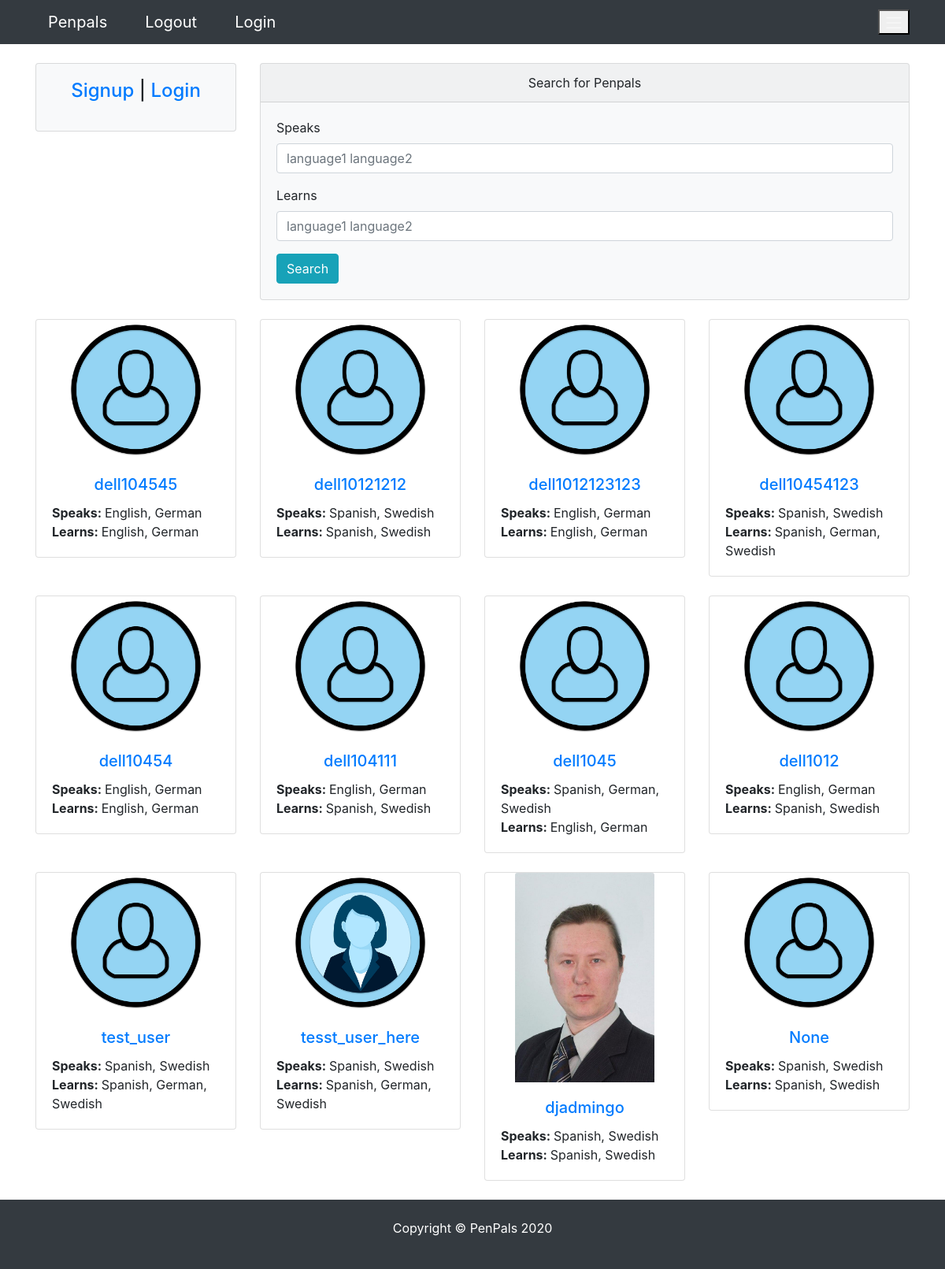
The page / on the database its author committed.
### pages/models.py (models this page shows)
class Profile(models.Model):
    user = models.OneToOneField(
        User, blank=True, null=True, on_delete=models.CASCADE)
    first = models.CharField(max_length=200, blank=True, null=True)
    last = models.CharField(max_length=200, blank=True, null=True)
    photo = models.ImageField(
        default='user.png', upload_to='photos/%y/%m',  blank=True, null=True)
    friends = models.ManyToManyField('self', blank=True)
    speaks = models.CharField(max_length=200, blank=True, null=True)
    learns = models.CharField(max_length=200, blank=True, null=True)
    def __init__(self, *args, **kwargs):
         super(Profile, self).__init__(*args, **kwargs)
         self.speaks = from_value_to_label(self.speaks)
         self.learns = from_value_to_label(self.learns)
    def __str__(self):
        return str(self.user)
    def get_absolute_url(self):
        return reverse("pages:profile", kwargs={"profile_id":self.pk})
    class Meta:
        ordering = ['-id']

### pages/views.py (the view)
# urls.py: path("",  HomeView.as_view(), name="index"),
class HomeView(DetailView):
    template_name = 'pages/index.html'
    form_class = ProfileViewForm
    context_object_name = 'profile'
    model = Profile
    def get_object(self):
        if self.request.user.is_authenticated:
            self.instance = Profile.objects.get(id=self.request.user.profile.id)
        else:
            self.instance = Profile.objects.none()
        return self.instance
    def get_context_data(self, **kwargs):
        context = super(HomeView, self).get_context_data(**kwargs)
        self.users = Profile.objects.all()
        if self.request.user.is_authenticated:
            self.users = self.users.exclude(id=self.request.user.profile.id)
        context.update({
            'users': self.users,
            'profile': self.instance,
        })
        return context

### pages/utils.py (called while the page is built)
def from_value_to_label(field):
    if field is not None:
        list_of_labels = [label for value, label in LANGUAGE_CHOICES if str(value) in field]
        return ", ".join(list_of_labels)  # list_of_labels  #ast.literal_eval(field)  # [int(i) for i in field.replace('[','').replace(']','').replace(',','').replace("'",'').split(" ")] # list_of_labels #
    return field

### pages/templates/pages/index.html
{% extends 'pages/base.html' %} {% load crispy_forms_tags %} {% block content %}
<div class="row">
  {% include 'pages/partials/_sidebar.html' %}
  <div class="col-lg-9 col-md-9 col-sm-12">
    <div class="card bg-light">
      <div class="card-header text-center">Search for Penpals</div>
      <div class="card-body">
        <form action="{% url 'pages:search' %}" method="get">
          <div class="form-group">
            <label for="speaks">Speaks</label>
            <input
              type="text"
              name="speaks"
              value="{{request.GET.speaks}}"
              class="form-control"
              id="speaks"
              placeholder="language1 language2"
            />
          </div>
          <div class="form-group">
            <label for="learns">Learns</label>
            <input
              type="text"
              name="learns"
              value="{{request.GET.learns}}"
              class="form-control"
              id="learns"
              placeholder="language1 language2"
            />
          </div>
          <button type="submit" class="btn btn-info">Search</button>
        </form>
      </div>
    </div>
  </div>
</div>
    <div class="row">
        {% for u in users %}
            <div class="col-md-3 col-sm-6">
                <div class="card">
                    <img src="{{u.photo.url}}" class="card-img-top mx-auto">
                    <div class="card-body">
                        <h5 class="card-title text-center"><a href="{{u.get_absolute_url}}">{{u}}</a></h5>
                        <p class="card-text">
                            <span><strong>Speaks: </strong>{{u.speaks}}</span></br>
                            <span><strong>Learns: </strong>{{u.learns}}</span></br>
                        </p>
                    </div>
                </div>
            </div>
        {% endfor %}
    </div>
{% endblock content %}

### static_files/css/styles.css (style rules this page uses)
.card-img-top { width: 70%; height: 70%; }
.card { margin-bottom: 1.5rem!important; }

### rows shown on the page
Profile: photo (placeholder picture), user.username "dell104545", speaks "English, German", learns "English, German"
Profile: photo (placeholder picture), user.username "dell10121212", speaks "Spanish, Swedish", learns "Spanish, Swedish"
Profile: photo (placeholder picture), user.username "dell1012123123", speaks "English, German", learns "English, German"
Profile: photo (placeholder picture), user.username "dell10454123", speaks "Spanish, Swedish", learns "Spanish, German, Swedish"
Profile: photo (placeholder picture), user.username "dell10454", speaks "English, German", learns "English, German"
Profile: photo (placeholder picture), user.username "dell104111", speaks "English, German", learns "Spanish, Swedish"
Profile: photo (placeholder picture), user.username "dell1045", speaks "Spanish, German, Swedish", learns "English, German"
Profile: photo (placeholder picture), user.username "dell1012", speaks "English, German", learns "Spanish, Swedish"
Profile: photo (placeholder picture), user.username "test_user", speaks "Spanish, Swedish", learns "Spanish, German, Swedish"
Profile: photo (picture), user.username "tesst_user_here", speaks "Spanish, Swedish", learns "Spanish, German, Swedish"
Profile: photo (picture), user.username "djadmingo", speaks "Spanish, Swedish", learns "Spanish, Swedish"
Profile: photo (placeholder picture), user "None", speaks "Spanish, Swedish", learns "Spanish, Swedish"
